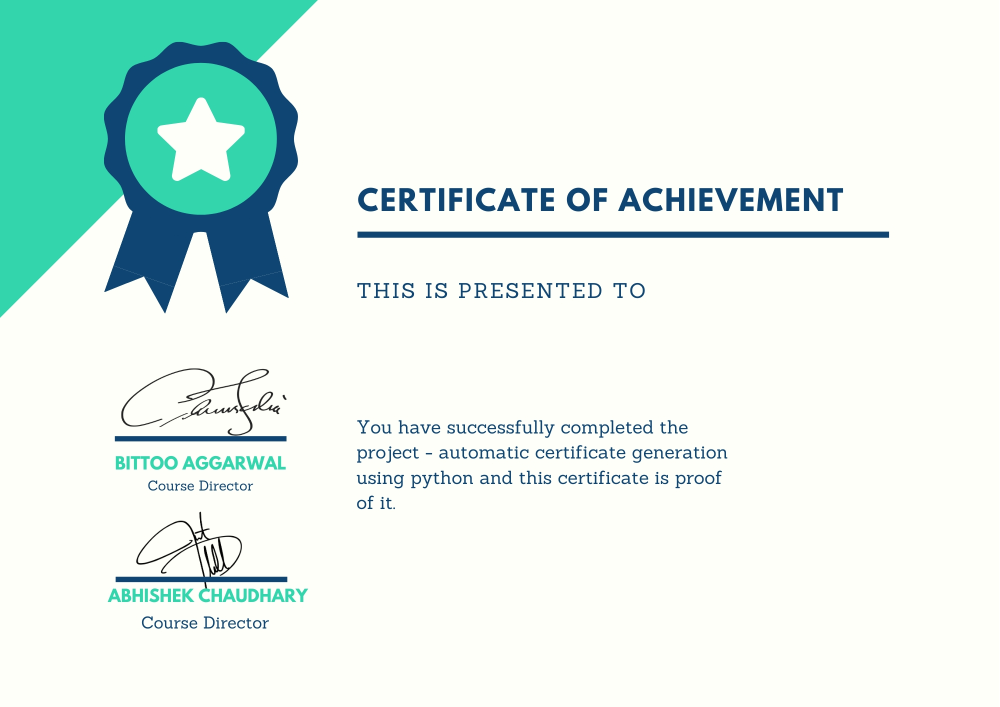
#> input picture MODULE-08/certificate_template.jpg, 2000 x 1414 px, found by its file name (shown at 1/2 size)
$ python 04-certificate.py
#> lines starting #> are read from the running program, lines starting #| are printed output that depends on the picture
# https://www.dropbox.com/s/th0u3mpsl71fxit/CertificateTemplate.jpg

from PIL import Image, ImageDraw, ImageFont
img = Image.open("./MODULE-08/certificate_template.jpg")
#> img is the input picture: PIL image 2000x1414 RGB; mean R, G, B 225.3, 241.6, 235.5

import matplotlib.pyplot as plt
import numpy as np

# image show
def print_img(img):
    plt.imshow(np.array(img))
    plt.show()

import cv2

img = cv2.imread("./MODULE-08/certificate_template.jpg")
#> img: shape (1414, 2000, 3)
#> the answer given: certificate_template.jpg

#generating image
def generate_certificate(img, name="Enter Name"):
#> called with name = 'certificate_template.jpg'
    generated_image = img.copy()  #COPY THE IMAGE
    font = cv2.FONT_HERSHEY_SIMPLEX #FONT IN CV2 LIB

    cordinates = (700,750)
    font_size = 3.2
    font_color = (51,51,51) #BLACK COLOR, RGB VALUES
    font_thickness = 9

    cv2.putText(generated_image,name,cordinates,font,font_size,font_color,font_thickness)
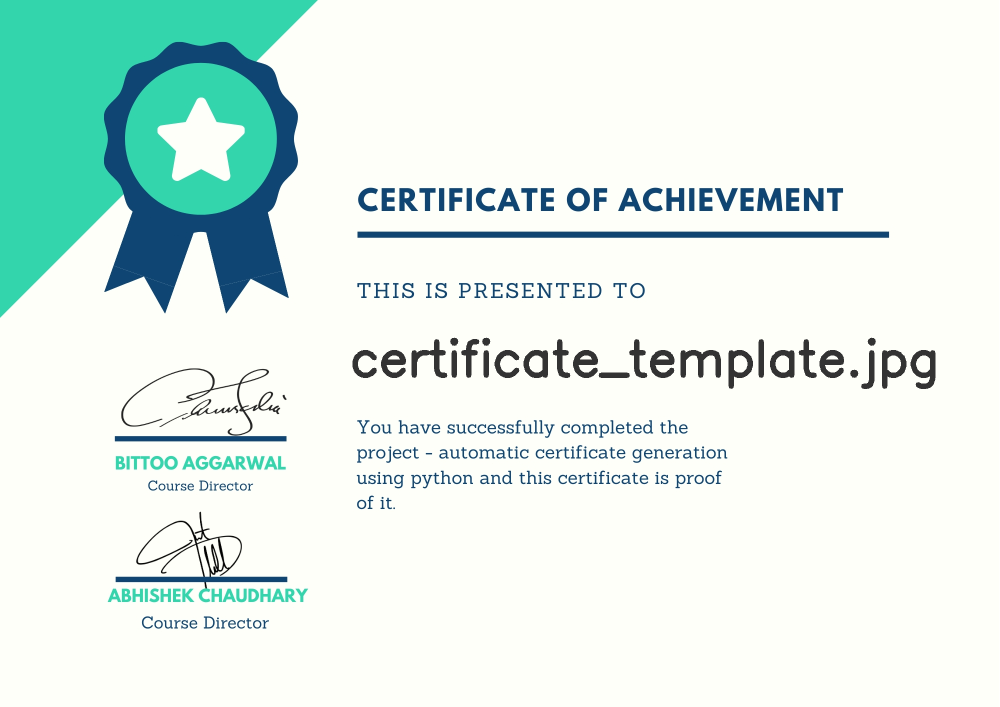
#> generated_image: shape (1414, 2000, 3) (shown at 1/2 size); mean B, G, R 233.3, 239.4, 223
    return generated_image

#saving the image
def save_img(img, name):
#> called with name = 'certificate_template.jpg'
    path="./MODULE-08/generated-certificates/{}_certificate.jpg".format(name)
    print(cv2.imwrite(path,img))
#| True


# main function
name = input("Enter the name you want on certificate: ")
generated_image = generate_certificate(img, name)
save_img(generated_image, name)
